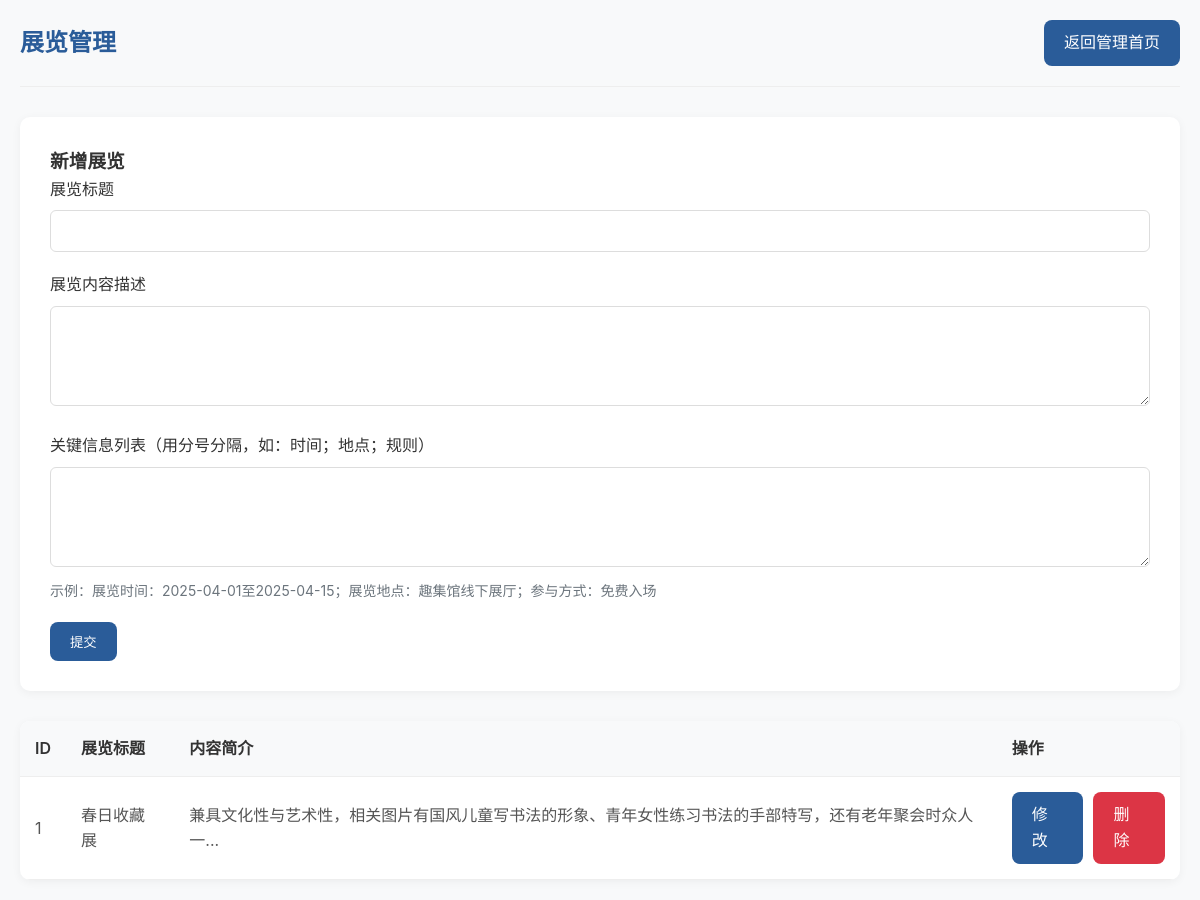
Screenshot of /admin/exhibition (signed in) with the database file from the repository.
### tables this page shows
CREATE TABLE exhibition
                 (id INTEGER PRIMARY KEY AUTOINCREMENT, 
                  title TEXT NOT NULL, 
                  content TEXT NOT NULL, 
                  list TEXT NOT NULL, 
                  create_time TIMESTAMP DEFAULT CURRENT_TIMESTAMP);

### app.py (the view, shortened to what this page needs)
@app.route('/admin/exhibition', methods=['GET', 'POST'])
def exhibition_manage():
    if 'admin' not in session:
        return redirect(url_for('admin_login'))
    conn = sqlite3.connect('qujiguan.db')
    c = conn.cursor()
    edit_id = request.args.get('edit_id')
    edit_exhibition = None
    if edit_id:
        c.execute("SELECT * FROM exhibition WHERE id=?", (edit_id,))
        edit_exhibition = c.fetchone()
    c.execute("SELECT * FROM exhibition ORDER BY create_time DESC")
    exhibitions = c.fetchall()
    conn.close()
    return render_template('admin/exhibition_manage.html', exhibitions=exhibitions, edit_id=edit_id, edit_exhibition=edit_exhibition)

### templates/admin/exhibition_manage.html (shortened to what this page needs)
<!DOCTYPE html>
<html lang="zh-CN">
<head>
    <link rel="stylesheet" href="/static/css/style.css">
</head>
<body class="admin-body">
    <div class="admin-container">
        <div class="admin-header">
            <h2>展览管理</h2>
            <a href=" " class="btn btn-primary">返回管理首页</a >
        </div>
        <div class="form-container">
            <h3>{{ '修改展览' if edit_id else '新增展览' }}</h3>
            <form method="post">
                <div class="form-group">
                    <label for="title">展览标题</label>
                    <input type="text" id="title" name="title" required value="{{ edit_exhibition[1] if edit_exhibition else '' }}">
                </div>
                <div class="form-group">
                    <label for="content">展览内容描述</label>
                    <textarea id="content" name="content" required>{{ edit_exhibition[2] if edit_exhibition else '' }}</textarea>
                </div>
                <div class="form-group">
                    <label for="list">关键信息列表（用分号分隔，如：时间；地点；规则）</label>
                    <textarea id="list" name="list" required>{{ edit_exhibition[3] if edit_exhibition else '' }}</textarea>
                    <div class="form-hint">示例：展览时间：2025-04-01至2025-04-15；展览地点：趣集馆线下展厅；参与方式：免费入场</div>
                </div>
                <button type="submit" class="btn btn-primary">提交</button>
            </form>
        </div>
        <div class="table-container">
            <table>
                <thead>
                    <tr>
                        <th>ID</th>
                        <th>展览标题</th>
                        <th>内容简介</th>
                        <th>操作</th>
                    </tr>
                </thead>
                <tbody>
                    {% for ex in exhibitions %}
                    <tr>
                        <td>{{ ex[0] }}</td>
                        <td>{{ ex[1] }}</td>
                        <td>{{ ex[2][:50] }}...</td>
                        <td class="action-btn">
                            <a href="/admin/exhibition?edit_id={{ ex[0] }}" class="btn btn-primary">修改</a >
                            <a href="/admin/exhibition/delete/{{ ex[0] }}" class="btn btn-danger" onclick="return confirm('确定删除该展览？')">删除</a >
                        </td>
                    </tr>
                    {% else %}
                    <tr>
                        <td colspan="4" style="text-align: center; padding: 30px; color: var(--gray);">暂无展览数据</td>
                    </tr>
                    {% endfor %}
                </tbody>
            </table>
        </div>
    </div>
</body>
</html>

### static/css/style.css (style rules this page uses)
* { margin: 0; padding: 0; box-sizing: border-box; font-family: 'Inter', 'Noto Sans SC', sans-serif; }
:root { --primary: #2A5C99; --secondary: #F5A623; --light: #F8F9FA; --dark: #333333; --gray: #6C757D; }
body { color: var(--dark); background-color: var(--light); line-height: 1.6; }
a { text-decoration: none; color: inherit; }
.btn { padding: 10px 20px; border-radius: 8px; font-weight: 500; transition: all 0.3s; border: none; cursor: pointer; }
.btn-primary { background-color: var(--primary); color: white; }
.btn-danger { background-color: #dc3545; color: white; }
.admin-body { padding: 20px; background-color: #f8f9fa; }
.admin-container { max-width: 1200px; margin: 0 auto; }
.admin-header { display: flex; justify-content: space-between; align-items: center; margin-bottom: 30px; padding-bottom: 20px; border-bottom: 1px solid #eee; }
.admin-header h2 { color: var(--primary); }
.form-container { background-color: white; padding: 30px; border-radius: 10px; box-shadow: 0 2px 10px rgba(0,0,0,0.05); margin-bottom: 30px; }
.form-group { margin-bottom: 20px; }
.form-group label { display: block; margin-bottom: 8px; font-weight: 500; color: var(--dark); }
.form-group input, .form-group textarea { width: 100%; padding: 10px; border: 1px solid #ddd; border-radius: 6px; font-size: 16px; }
.form-group textarea { min-height: 100px; resize: vertical; }
.form-hint { font-size: 14px; color: var(--gray); margin-top: 5px; }
.table-container { background-color: white; border-radius: 10px; box-shadow: 0 2px 10px rgba(0,0,0,0.05); overflow: hidden; }
table { width: 100%; border-collapse: collapse; }
th, td { padding: 15px; text-align: left; border-bottom: 1px solid #eee; }
th { background-color: var(--light); color: var(--dark); font-weight: 600; }
td { color: #555; }
.action-btn { display: flex; gap: 10px; }

### rows the page displays
exhibition: id "1", title "春日收藏展", content "兼具文化性与艺术性，相关图片有国风儿童写书法的形象、青年女性练习书法的手部特写，还有老年聚会时众人一"

### other values shown
{{ '修改展览' if edit_id else '新增展览' }} "新增展览"
